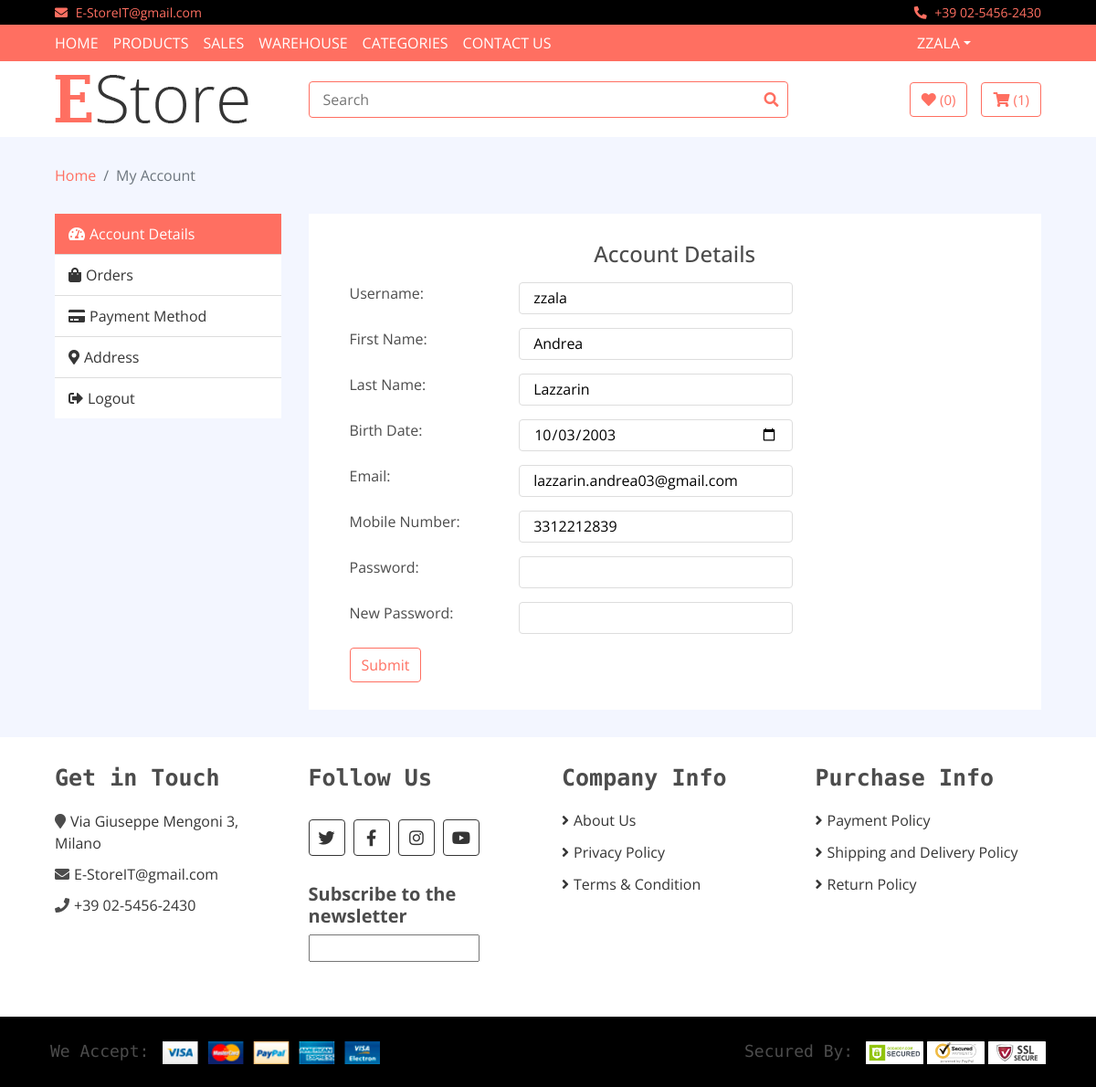
Page /my-account.php (signed in) on the committed database.
### tables this page shows
CREATE TABLE `users` (
  `Id` int(11) NOT NULL,
  `Username` varchar(30) NOT NULL,
  `FirstName` varchar(30) NOT NULL,
  `LastName` varchar(30) NOT NULL,
  `BirthDate` date NOT NULL,
  `Email` varchar(319) NOT NULL,
  `MobilePhoneNumber` varchar(12) NOT NULL,
  `Password` varchar(32) NOT NULL
);

### my-account.php (the view, shortened to what this page needs)
<?php
include("db/connection.php");
?>
<!DOCTYPE html>
<html lang="en">
<head>
    <link href="https://stackpath.bootstrapcdn.com/bootstrap/4.4.1/css/bootstrap.min.css" rel="stylesheet">
    <link href="https://cdnjs.cloudflare.com/ajax/libs/font-awesome/5.10.0/css/all.min.css" rel="stylesheet">
    <link href="lib/slick/slick.css" rel="stylesheet">
    <link href="lib/slick/slick-theme.css" rel="stylesheet">
    <link href="css/style.css" rel="stylesheet">
</head>
<body>
    <div class="top-bar">
        <div class="container-fluid">
            <div class="row">
                <div class="col-sm-6">
                    <i class="fa fa-envelope"></i>
                    <a href="mailto:E-StoreIT@gmail.com">E-StoreIT@gmail.com</a>
                </div>
                <div class="col-sm-6">
                    <i class="fa fa-phone-alt"></i>
                    <a href="tel:+390254562430">+39 02-5456-2430</a>
                </div>
            </div>
        </div>
    </div>
    <div class="nav">
        <div class="container-fluid">
            <nav class="navbar navbar-expand-md bg-dark navbar-dark">
                <div class="collapse navbar-collapse justify-content-between" id="navbarCollapse">
                    <div class="navbar-nav mr-auto">
                        <a href="index.php" class="nav-item nav-link">Home</a>
                        <a href="product-list.php" class="nav-item nav-link">Products</a>
                        <a href="product-list.php?filter=sales" class="nav-item nav-link">Sales</a>
                        <a href="product-list.php?filter=usage" class="nav-item nav-link">Warehouse</a>
                        <a href="categories.php" class="nav-item nav-link">Categories</a>
                        <a href="contact.php" class="nav-item nav-link">Contact Us</a>
                    </div>
                    <div class="navbar-nav ml-auto pr-sm-5" style='width: 9.5rem;'>
                        <div class="nav-item dropdown pr-sm-5">
                            <?php
                            if (isset($_SESSION["Username"])) {
                                echo "<a href='#' class='nav-link dropdown-toggle' data-toggle='dropdown'>" . $_SESSION["Username"] . "</a>
                                <div class='dropdown-menu'>
                                    <a href='my-account.php' class='dropdown-item userDropdown'>My Account</a>
                                    <a href='index.php?msg=Logout successfully!' class='dropdown-item userDropdown'>Logout</a>
                                </div>";
                            } else {
                                echo "<a href='#' class='nav-link dropdown-toggle' data-toggle='dropdown'>User Account</a>
                                <div class='dropdown-menu'>
                                    <a href='login.php' class='dropdown-item userDropdown'>Login</a>
                                    <a href='login.php' class='dropdown-item userDropdown'>Register</a>
                                </div>";
                            }
                            ?>
                        </div>
                    </div>
                </div>
            </nav>
        </div>
    </div>
    <div class="bottom-bar">
        <div class="container-fluid">
            <div class="row align-items-center">
                <div class="col-md-3">
                    <div class="logo">
                        <a href="index.php">
                            <img src="img/logo.png" alt="Logo">
                        </a>
                    </div>
                </div>
                <div class="col-md-6">
                    <div class="search">
                        <form action="product-list.php" method="get">
                            <input type="text" name="filter" placeholder="Search">
                            <button><i class="fa fa-search"></i></button>
                        </form>
                    </div>
                </div>
                <div class="col-md-3">
                    <div class="user">
                        <a href="wishlist.php" class="btn wishlist">
                            <i class="fa fa-heart"></i>
                            <?php
                            if (isset($_SESSION["IDWishlist"])) {
                                $sql = "SELECT COUNT(*) FROM includes JOIN wishlists
                                ON includes.IdWishlist = wishlists.Id
                                WHERE wishlists.Id = '" . $_SESSION["IDWishlist"] . "'";
                                $result = $conn->query($sql);
                                $row = $result->fetch_assoc();
                                $n = $row["COUNT(*)"];
                            } else if (isset($_SESSION["IDWishlistGuest"])) {
                                $sql = "SELECT COUNT(*) FROM includes JOIN wishlists
                                ON includes.IdWishlist = wishlists.Id
                                WHERE wishlists.Id = '" . $_SESSION["IDWishlistGuest"] . "'";
                                $result = $conn->query($sql);
                                $row = $result->fetch_assoc();
                                $n = $row["COUNT(*)"];
                            } else
                                $n = 0;
                            echo "<span>(" . $n . ")</span>";
                            ?>
                        </a>
                        <a href="cart.php" class="btn cart">
                            <i class="fa fa-shopping-cart"></i>
                            <?php
                            if (isset($_SESSION["IDCart"])) {
                                $sql = "SELECT COUNT(*) FROM contains JOIN carts
                                ON contains.IdCart = carts.Id
                                WHERE carts.Id = '" . $_SESSION["IDCart"] . "'";
                                $result = $conn->query($sql);
                                $row = $result->fetch_assoc();
                                $n = $row["COUNT(*)"];
                            } else if (isset($_SESSION["IDCartGuest"])) {
                                $sql = "SELECT COUNT(*) FROM contains JOIN carts
                                ON contains.IdCart = carts.Id
                                WHERE carts.Id = '" . $_SESSION["IDCartGuest"] . "'";
                                $result = $conn->query($sql);
                                $row = $result->fetch_assoc();
                                $n = $row["COUNT(*)"];
                            } else
                                $n = 0;
                            echo "<span>(" . $n . ")</span>"
                            ?>
                        </a>
                    </div>
                </div>
            </div>
        </div>
    </div>
    <div class="breadcrumb-wrap">
        <div class="container-fluid">
            <ul class="breadcrumb">
                <li class="breadcrumb-item"><a href="index.php">Home</a></li>
                <li class="breadcrumb-item active">My Account</li>
            </ul>
        </div>
    </div>
    <div class="my-account">
        <div class="container-fluid">
            <div class="row">
                <div class="col-md-3">
                    <div class="nav flex-column nav-pills" role="tablist" aria-orientation="vertical">
                        <a class="nav-link active" id="account-nav" data-toggle="pill" href="#account-tab" role="tab"><i class="fa fa-tachometer-alt"></i>Account Details</a>
                        <a class="nav-link" id="orders-nav" data-toggle="pill" href="#orders-tab" role="tab"><i class="fa fa-shopping-bag"></i>Orders</a>
                        <a class="nav-link" id="payment-nav" data-toggle="pill" href="#payment-tab" role="tab"><i class="fa fa-credit-card"></i>Payment Method</a>
                        <a class="nav-link" id="address-nav" data-toggle="pill" href="#address-tab" role="tab"><i class="fa fa-map-marker-alt"></i>Address</a>
                        <a class="nav-link" href='index.php?msg=Logout successfully!'><i class="fa fa-sign-out-alt"></i>Logout</a>
                    </div>
                </div>
                <div class="col-md-9">
                    <div class="tab-content">
                        <div class="tab-pane fade show active" id="account-tab" role="tabpanel" aria-labelledby="account-nav">
                            <form action="check/updateUser.php" method="post">
                                <div class="container">
                                    <h4>Account Details</h4>
                                    <?php
                                    $sql = "SELECT * FROM users WHERE Id = '" . $_SESSION["ID"] . "'";
                                    $result = $conn->query($sql);
                                    if ($result->num_rows > 0) {
                                        $row = $result->fetch_assoc();
                                        echo "
                                                <div class='row'>
                                                    <div class='col-md-3'>Username: </div>
                                                    <div class='col-md-3'><input type='text' name='username' style = 'width: 300px' class='form-control' value='" . $row["Username"] . "'></div>
                                                </div>
                                                <div class='row'>
                                                    <div class='col-md-3'>First Name: </div>
                                                    <div class='col-md-3'><input type='text' name='firstName' style = 'width: 300px' class='form-control' value='" . $row["FirstName"] . "'></div>
                                                </div>
                                                <div class='row'>
                                                    <div class='col-md-3'>Last Name: </div>
                                                    <div class='col-md-3'><input type='text' name='lastName' style = 'width: 300px' class='form-control' value='" . $row["LastName"] . "'></div>
                                                </div>
                                                <div class='row'>
                                                    <div class='col-md-3'>Birth Date: </div>
                                                    <div class='col-md-3'><input type='date' name='birthDate' style = 'width: 300px' class='form-control' value='" . $row["BirthDate"] . "'></div>
                                                </div>
                                                <div class='row'>
                                                    <div class='col-md-3'>Email: </div>
                                                    <div class='col-md-3'><input type='email' name='email' style = 'width: 300px' class='form-control' style='width:auto;' value='" . $row["Email"] . "'></div>
                                                </div>
                                                <div class='row'>
                                                    <div class='col-md-3'>Mobile Number: </div>
                                                    <div class='col-md-3'><input type='text' name='mobileNumber' style = 'width: 300px' class='form-control' value='" . $row["MobilePhoneNumber"] . "'></div>
                                                </div>
                                                <div class='row'>
                                                    <div class='col-md-3'>Password: </div>
                                                    <div class='col-md-3'><input type='password' name='password' style = 'width: 300px' class='form-control' value=''></div>
                                                </div>
                                                <div class='row'>
                                                    <div class='col-md-3'>New Password: </div>
                                                    <div class='col-md-3'><input type='password' name='retypePassword' style = 'width: 300px' class='form-control' value=''></div>
                                                </div>";
                                    }
                                    ?>
                                    <input type="submit" value="Submit" class="btn">
                                </div>
                            </form>
                        </div>
                    </div>
                </div>
            </div>
        </div>
    </div>
    <div class="footer">
        <div class="container-fluid">
            <div class="row">
                <div class="col-lg-3 col-md-6">
                    <div class="footer-widget">
                        <h2>Get in Touch</h2>
                        <div class="contact-info">
                            <p><i class="fa fa-map-marker"></i><a class="noChangeColorLink" href="https://maps.google.com/?q=Via+Giuseppe+Mengoni+3,+Milano">Via Giuseppe Mengoni 3, Milano</a></p>
                            <p><i class="fa fa-envelope"></i><a class="noChangeColorLink" href="mailto:E-StoreIT@gmail.com">E-StoreIT@gmail.com</a></p>
                            <p><i class="fa fa-phone"></i><a class="noChangeColorLink" href="tel:+390254562430">+39 02-5456-2430</a></p>
                        </div>
                    </div>
                </div>
                <div class="col-lg-3 col-md-6">
                    <div class="footer-widget">
                        <h2>Follow Us</h2>
                        <div class="contact-info">
                            <div class="social">
                                <a href="https://twitter.com"><i class="fab fa-twitter"></i></a>
                                <a href="https://facebook.com"><i class="fab fa-facebook-f"></i></a>
                                <a href="https://www.instagram.com"><i class="fab fa-instagram"></i></a>
                                <a href="https://www.youtube.com"><i class="fab fa-youtube"></i></a>
                            </div>
                        </div>
                    </div>
                    <div class="footer-widget">
                        <h5><b>Subscribe to the newsletter</b></h5>
                        <div>
                            <form action="#" method="POST">
                                <input type="text" name="emailNewsletter">
                            </form>
                        </div>
                    </div>
                </div>
                <div class="col-lg-3 col-md-6">
                    <div class="footer-widget">
                        <h2>Company Info</h2>
                        <ul>
                            <li><a href="about_us.php">About Us</a></li>
                            <li><a href="privacy_policy.php">Privacy Policy</a></li>
                            <li><a href="terms_and_condition.php">Terms & Condition</a></li>
                        </ul>
                    </div>
                </div>
                <div class="col-lg-3 col-md-6">
                    <div class="footer-widget">
                        <h2>Purchase Info</h2>
                        <ul>
                            <li><a href="payment_policy.php">Payment Policy</a></li>
                            <li><a href="shipping_and_delivery_policy.php">Shipping and Delivery Policy</a></li>
                            <li><a href="return_policy.php">Return Policy</a></li>
                        </ul>
                    </div>
                </div>
            </div>
        </div>
    </div>
    <div class="footer">
        <div class="row payment align-items-center">
            <div class="col-md-6">
                <div class="payment-method">
                    <h2>We Accept:</h2>
                    <img src="img/payment-method.png" alt="Payment Method" />
                </div>
            </div>
            <div class="col-md-6">
                <div class="payment-security">
                    <h2>Secured By:</h2>
                    <img src="img/godaddy.svg" alt="Payment Security" />
                    <img src="img/norton.svg" alt="Payment Security" />
                    <img src="img/ssl.svg" alt="Payment Security" />
                </div>
            </div>
        </div>
    </div>
</body>
</html>

### rows in the picture
users: username "zzala", firstName "Andrea", lastName "Lazzarin", birthDate "10/03/2003", email "lazzarin.andrea03@gmail.com", mobileNumber "3312212839"

### other values in the picture
$_SESSION["Username"] "ZZALA"
$n "0"
$n "1"
